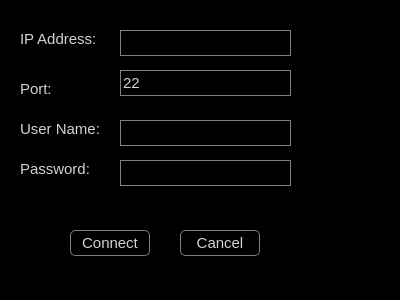
<?xml version="1.0" encoding="UTF-8"?>
<ui version="4.0">
 <class>OpenTerminalDialog</class>
 <widget class="QDialog" name="OpenTerminalDialog">
  <property name="geometry">
   <rect>
    <x>0</x>
    <y>0</y>
    <width>400</width>
    <height>300</height>
   </rect>
  </property>
  <property name="windowTitle">
   <string>Dialog</string>
  </property>
  <property name="styleSheet">
   <string notr="true">color: lightGray; background-color: black; font: 11pt;</string>
  </property>
  <widget class="QLabel" name="labelIp">
   <property name="geometry">
    <rect>
     <x>20</x>
     <y>30</y>
     <width>81</width>
     <height>18</height>
    </rect>
   </property>
   <property name="text">
    <string>IP Address:</string>
   </property>
  </widget>
  <widget class="QLabel" name="labelPort">
   <property name="geometry">
    <rect>
     <x>20</x>
     <y>80</y>
     <width>55</width>
     <height>18</height>
    </rect>
   </property>
   <property name="text">
    <string>Port:</string>
   </property>
  </widget>
  <widget class="QLineEdit" name="lineEditPort">
   <property name="geometry">
    <rect>
     <x>120</x>
     <y>70</y>
     <width>171</width>
     <height>26</height>
    </rect>
   </property>
   <property name="styleSheet">
    <string notr="true">border: 1px solid gray;</string>
   </property>
   <property name="text">
    <string>22</string>
   </property>
   <property name="placeholderText">
    <string/>
   </property>
  </widget>
  <widget class="QLabel" name="labelUser">
   <property name="geometry">
    <rect>
     <x>20</x>
     <y>120</y>
     <width>91</width>
     <height>18</height>
    </rect>
   </property>
   <property name="text">
    <string>User Name:</string>
   </property>
  </widget>
  <widget class="QLabel" name="labelPwd">
   <property name="geometry">
    <rect>
     <x>20</x>
     <y>160</y>
     <width>71</width>
     <height>18</height>
    </rect>
   </property>
   <property name="text">
    <string>Password:</string>
   </property>
  </widget>
  <widget class="QLineEdit" name="lineEditPwd">
   <property name="geometry">
    <rect>
     <x>120</x>
     <y>160</y>
     <width>171</width>
     <height>26</height>
    </rect>
   </property>
   <property name="styleSheet">
    <string notr="true">border: 1px solid gray;</string>
   </property>
   <property name="text">
    <string/>
   </property>
   <property name="echoMode">
    <enum>QLineEdit::Password</enum>
   </property>
   <property name="placeholderText">
    <string/>
   </property>
  </widget>
  <widget class="QPushButton" name="pushButtonConnect">
   <property name="geometry">
    <rect>
     <x>70</x>
     <y>230</y>
     <width>80</width>
     <height>26</height>
    </rect>
   </property>
   <property name="styleSheet">
    <string notr="true">QPushButton{border: 1px solid gray;border-radius:5px;} QPushButton:hover{ border-color: lightgray; background-color: rgb(54, 54, 54);} QPushButton:pressed{ background-color: rgb(28, 28, 28); }</string>
   </property>
   <property name="text">
    <string>Connect</string>
   </property>
  </widget>
  <widget class="QPushButton" name="pushButtonCancel">
   <property name="geometry">
    <rect>
     <x>180</x>
     <y>230</y>
     <width>80</width>
     <height>26</height>
    </rect>
   </property>
   <property name="styleSheet">
    <string notr="true">QPushButton{border: 1px solid gray;border-radius:5px;} QPushButton:hover{ border-color: lightgray; background-color: rgb(54, 54, 54);} QPushButton:pressed{ background-color: rgb(28, 28, 28); }</string>
   </property>
   <property name="text">
    <string>Cancel</string>
   </property>
  </widget>
  <widget class="QLineEdit" name="lineEditIp">
   <property name="geometry">
    <rect>
     <x>120</x>
     <y>30</y>
     <width>171</width>
     <height>26</height>
    </rect>
   </property>
   <property name="styleSheet">
    <string notr="true">border: 1px solid gray;</string>
   </property>
   <property name="text">
    <string/>
   </property>
   <property name="placeholderText">
    <string/>
   </property>
  </widget>
  <widget class="QLineEdit" name="lineEditUser">
   <property name="geometry">
    <rect>
     <x>120</x>
     <y>120</y>
     <width>171</width>
     <height>26</height>
    </rect>
   </property>
   <property name="styleSheet">
    <string notr="true">border: 1px solid gray;</string>
   </property>
   <property name="text">
    <string/>
   </property>
   <property name="placeholderText">
    <string/>
   </property>
  </widget>
 </widget>
 <tabstops>
  <tabstop>lineEditIp</tabstop>
  <tabstop>lineEditPort</tabstop>
  <tabstop>lineEditUser</tabstop>
  <tabstop>lineEditPwd</tabstop>
  <tabstop>pushButtonConnect</tabstop>
  <tabstop>pushButtonCancel</tabstop>
 </tabstops>
 <resources/>
 <connections/>
</ui>
